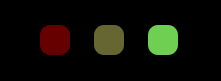
      <widget class="QWidget" name="SignalLightsWidget" native="true">
       <property name="geometry">
        <rect>
         <x>10</x>
         <y>90</y>
         <width>221</width>
         <height>81</height>
        </rect>
       </property>
       <property name="styleSheet">
        <string notr="true">background-color:#000000; </string>
       </property>
       <layout class="QHBoxLayout" name="horizontalLayout">
        <property name="leftMargin">
         <number>22</number>
        </property>
        <property name="topMargin">
         <number>22</number>
        </property>
        <property name="rightMargin">
         <number>22</number>
        </property>
        <property name="bottomMargin">
         <number>22</number>
        </property>
        <item>
         <widget class="QLabel" name="RedSignal">
          <property name="maximumSize">
           <size>
            <width>30</width>
            <height>30</height>
           </size>
          </property>
          <property name="styleSheet">
           <string notr="true">background-color: #660000; border-radius: 10px;</string>
          </property>
          <property name="text">
           <string/>
          </property>
         </widget>
        </item>
        <item>
         <widget class="QLabel" name="YellowSignal">
          <property name="maximumSize">
           <size>
            <width>30</width>
            <height>30</height>
           </size>
          </property>
          <property name="styleSheet">
           <string notr="true">background-color: #666633; border-radius: 10px;</string>
          </property>
          <property name="text">
           <string/>
          </property>
         </widget>
        </item>
        <item>
         <widget class="QLabel" name="GreenSignal">
          <property name="maximumSize">
           <size>
            <width>30</width>
            <height>30</height>
           </size>
          </property>
          <property name="styleSheet">
           <string notr="true">background-color: #6FCF53; border-radius: 10px;</string>
          </property>
          <property name="text">
           <string/>
          </property>
         </widget>
        </item>
       </layout>
      </widget>
